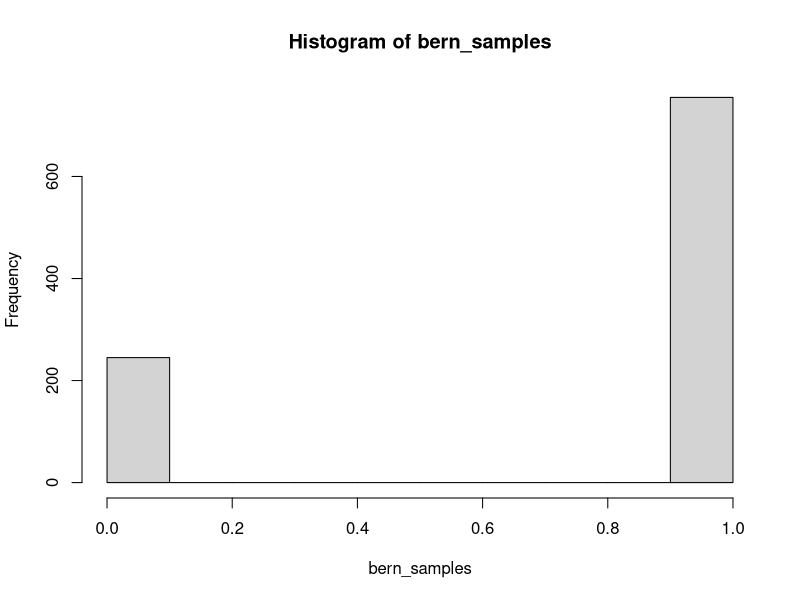
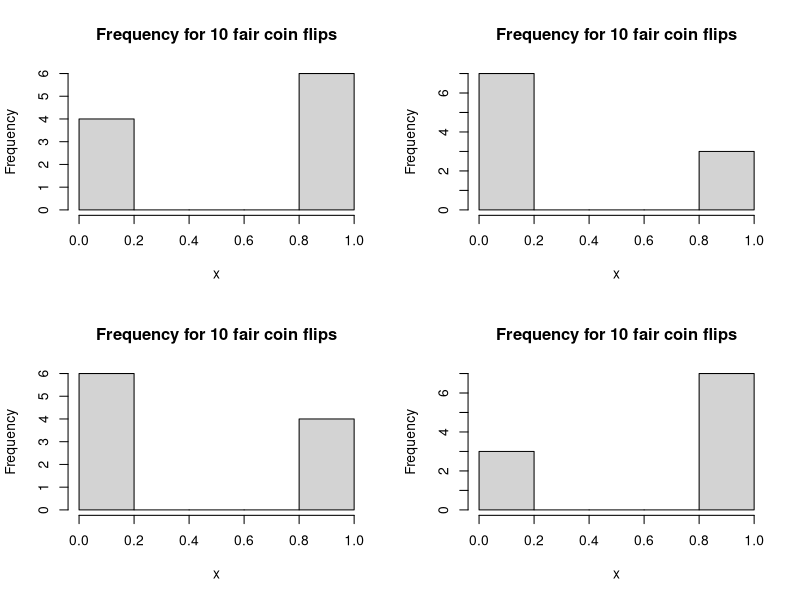
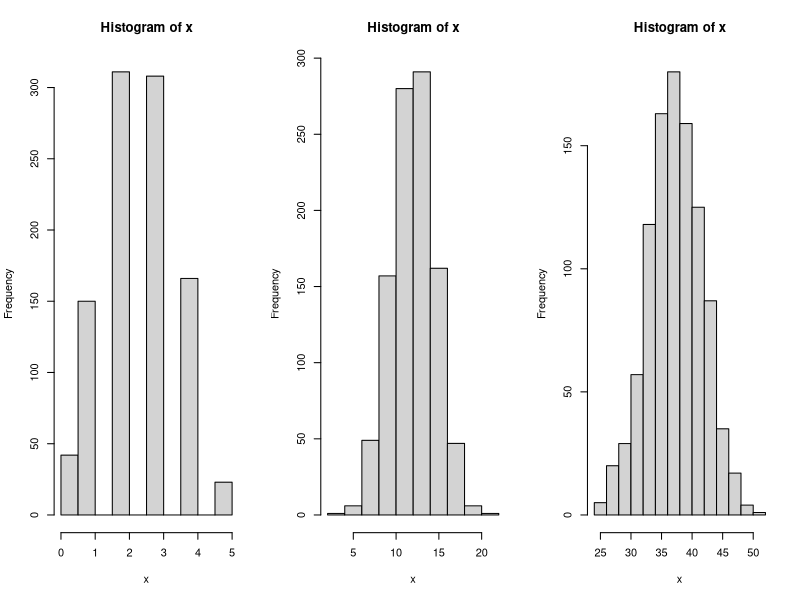
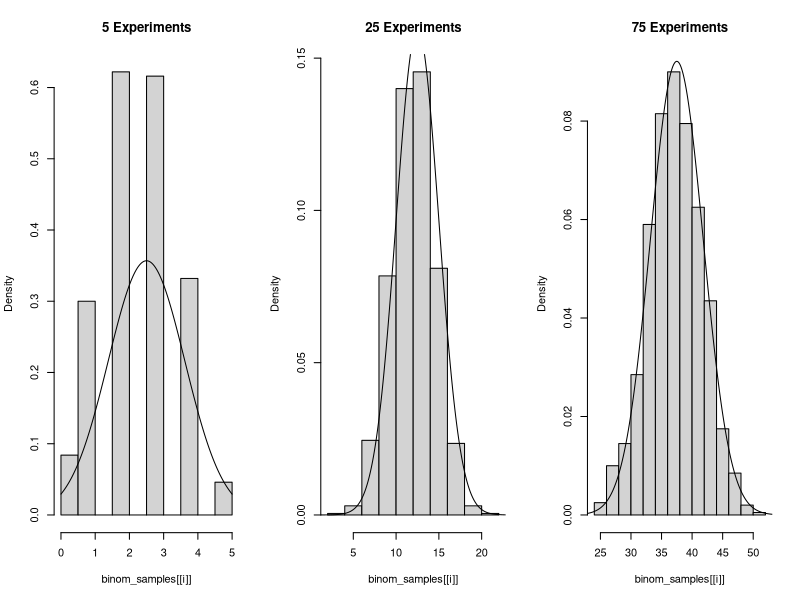
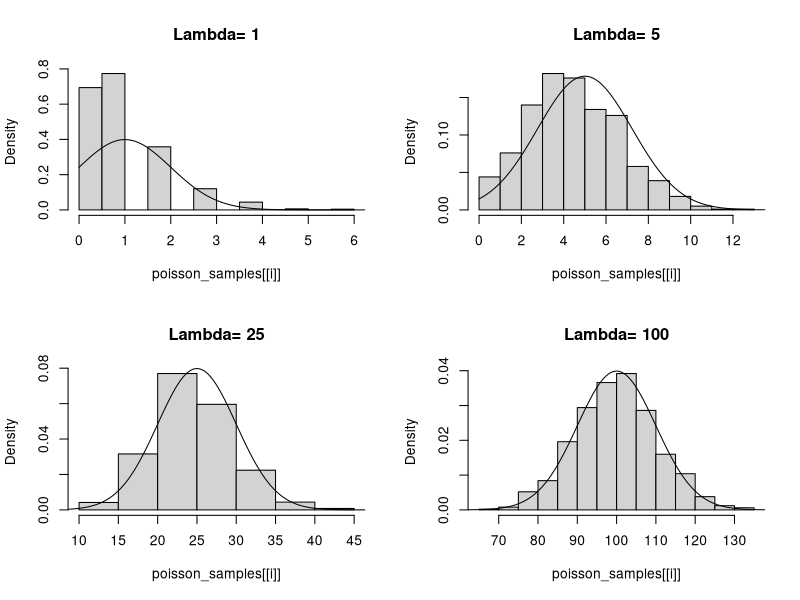
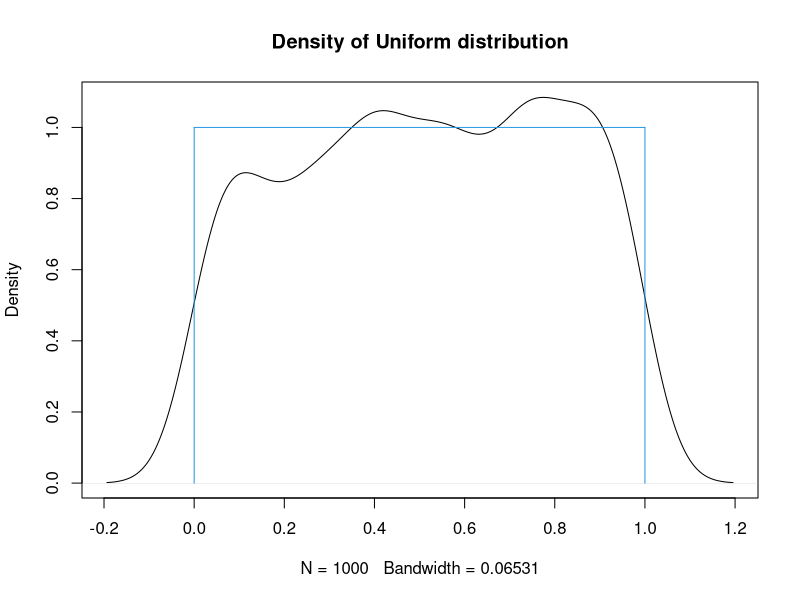
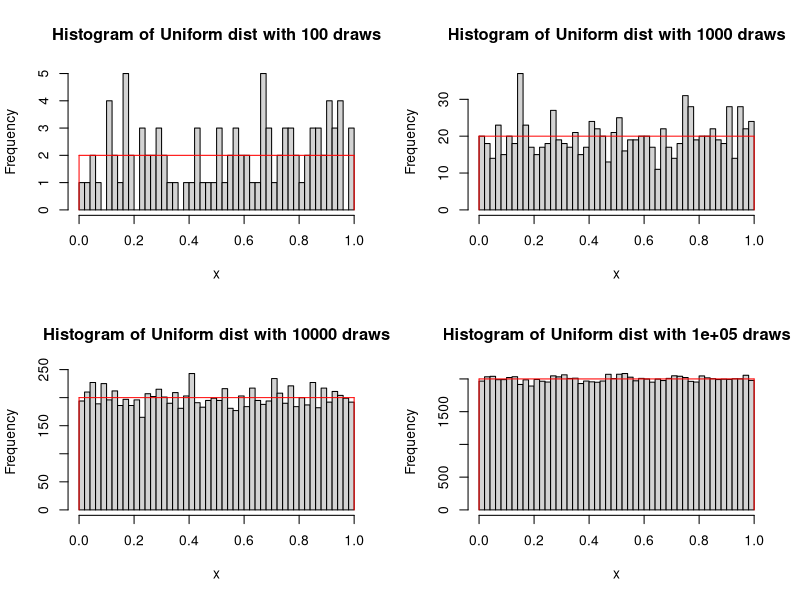
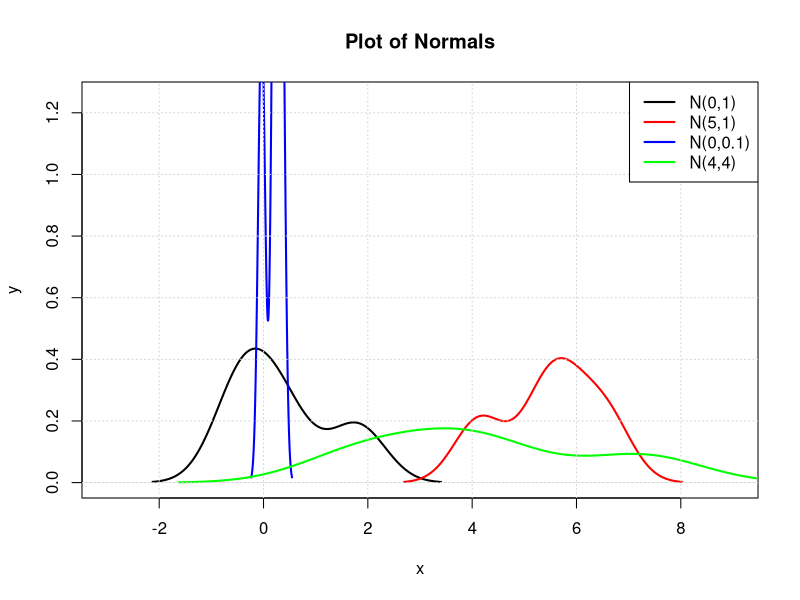

The R script that drew these images, in order:
##--------------------------------------------
##
## Exploring Data in R (lecture 1)
##
## Class: PCE Data Science 350
##
## Contains examples of:
##
## -Working with Distributions
##
##--------------------------------------------

##-----Exploring data Visually----
# Bernoulli (Binomial with n = 1)
p = 0.75
n = 1000
bern_samples = rbinom(n, 1, p) # Compute random draws
bern_sample_mean = sum(bern_samples)/length(bern_samples)
print(paste('p =', as.character(p), '   Sample mean = ', as.character(bern_sample_mean)))
bern_sample_var = bern_sample_mean * (1-bern_sample_mean)
bern_var = p*(1-p)
print(paste('Brenoulli variance = ', as.character(bern_var), '   Sample varience = ', as.character(bern_sample_var)))
hist(bern_samples)

## Look at four 'fair' coin tosses 
p = 0.5
n = c(10, 10, 10, 10)
berns = lapply(n, function(x) rbinom(x, 1, p)) # Compute random draws
par(mfrow = c(2,2))
lapply(berns, function(x) hist(x, main='Frequency for 10 fair coin flips'))
par(mfrow = c(1,1))
               
               

# Binomial
n = 1000
N = c(5, 25, 75) # parameter list
binom_samples = lapply(N, function(x) rbinom(n, x, p))  # Compute list of random draws

binom_sample_means = lapply(binom_samples, mean)  # Compute list of sample means
binom_means = N*p
data.frame(BinomialMean = binom_means, SampleMean = unlist(binom_sample_means))

binom_sample_vars = lapply(binom_samples, var) # Compute list of sample variance
binom_vars = N*p*(1-p)
data.frame(BinomialVariance = binom_vars, SampleVariance = unlist(binom_sample_vars))
par(mfrow=c(1,3))
invisible(lapply(binom_samples, function(x) hist(x))) # histograms of random draws
par(mfrow=c(1,1))



# Compare Normal Approximation to binomial
par(mfrow=c(1,3))
for (i in 1:3){
  hist(binom_samples[[i]], main=paste(N[i],'Experiments'), freq=FALSE)
  x_norm = seq(0,N[i], by = 0.025)
  y_norm = dnorm(x_norm, mean=binom_means[i], sd=sqrt(binom_vars[i]))
  lines(x_norm, y_norm)
}
par(mfrow=c(1,1))


#Normal approximation to p(x=4)
pnorm(4.5, mean=binom_means[[1]], sd=sqrt(binom_vars[[1]])) -
  pnorm(3.5, mean=binom_means[[1]], sd=sqrt(binom_vars[[1]]))
#Empirical p(x=4)
sum(binom_samples[[1]]==4)/1000

#Normal approximation to p(x=18)
pnorm(18.5, mean=binom_means[[2]], sd=sqrt(binom_vars[[2]])) -
  pnorm(17.5, mean=binom_means[[2]], sd=sqrt(binom_vars[[2]]))
#Empirical p(x=18)
sum(binom_samples[[2]]==18)/1000

#Normal approximation to p(x=55)
pnorm(55.5, mean=binom_means[[3]], sd=sqrt(binom_vars[[3]])) -
  pnorm(54.5, mean=binom_means[[3]], sd=sqrt(binom_vars[[3]]))
#Empirical p(x=18)
sum(binom_samples[[3]]==55)/1000

# Poisson Distribution
lambda = c(1,5,25,100) # list of parmeters
poisson_samples = lapply(lambda, function(x) rpois(n, x))
poisson_sample_means = lapply(poisson_samples, mean) # Compute sample mean
poisson_sample_vars = lapply(poisson_samples, var) # Compute sample variance
data.frame(PoissonMean = lambda, SampleMean = unlist(poisson_sample_means), SampleVar = unlist(poisson_sample_vars))

#Normal approximation
par(mfrow=c(2,2))
for (i in 1:4){
  hist(poisson_samples[[i]], main=paste('Lambda=',lambda[i]), freq=FALSE)
  x_norm = seq(0,10*lambda[i], by = 0.025)
  y_norm = dnorm(x_norm, mean=lambda[i], sd=sqrt(lambda[i]))
  lines(x_norm, y_norm)
}
par(mfrow=c(1,1))


# The Uniform Distribution
n = 1000
uniform_samples = runif(n)

plot(density(uniform_samples), main = 'Density of Uniform distribution') ## density plot
lines(c(0,0),c(0,1), col = 556)
lines(c(0,1),c(1,1), col = 556)
lines(c(1,1),c(0,1), col = 556)


# Simulation with different n
n = c(100, 1000, 10000, 100000)
unifs = lapply(n, runif)


unif.hist = function(x, n) { 
  title = paste('Histogram of Uniform dist with', as.character(n), 'draws')
  breaks = seq(0, 1, length.out = 51)
  hist(x, breaks = breaks, main = title) 
  h = n/50
  lines(c(0,0),c(0,h), col = 'red')
  lines(c(0, 1),c(h, h), col = 'red')
  lines(c(1,1),c(0,h), col = 'red')
}

par(mfrow = c(2,2))
Map(unif.hist, unifs, n)
par(mfrow = c(1,1))


# The Normal Distribution
# Try different parameters
n_params = list(c(0,1),c(5,1),c(0,0.1),c(4,4))
norm_samples = lapply(n_params,function(x) rnorm(n,mean=x[1], sd=sqrt(x[2])))

par(mfrow=c(1,1))
colors = c('black', 'red', 'blue', 'green')
plot(density(norm_samples[[1]]), xlim=c(-3,9),ylim=c(0,1.25),
     col=colors[1], lwd=2, xlab='x', ylab='y', main='Plot of Normals')
for (i in 2:4){
  lines(density(norm_samples[[i]]), col=colors[i], lwd=2)
}
grid()
legend('topright',c('N(0,1)','N(5,1)','N(0,0.1)','N(4,4)'),
       lwd=2,lty=1,col=colors)


# Try different numbers of random draws
n = c(100, 1000, 10000, 100000)
norms = lapply(n, function(x) rnorm(x))


norm.hist = function(x, n) { 
  xbar = as.character(round(mean(x), digits = 3))
  varbar = as.character(round(var(x), digits = 3))
  title = paste('Histogram of std Normal with', as.character(n), 
                'draws \n', 'sample mean =', xbar,
                '  sample var =', varbar)
  breaks = seq(min(x), max(x), length.out = 61)
  hist(x, breaks = breaks, main = title) 
}

par(mfrow = c(2,2))
Map(norm.hist, norms, n)
par(mfrow = c(1,1))
